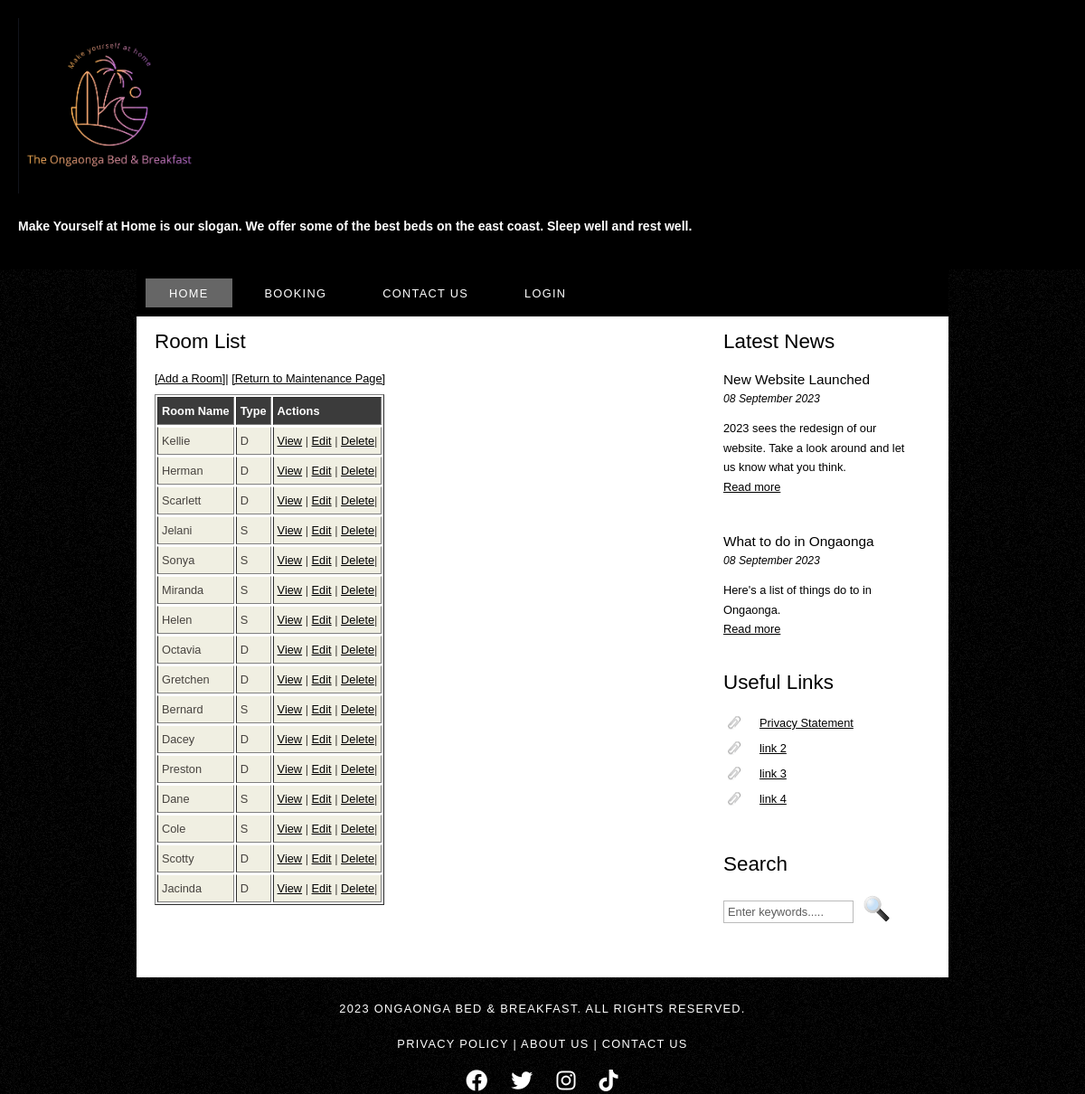
The app's page /roomlist.php with its own data.
### tables this page shows
CREATE TABLE `room` (
  `roomID` int unsigned NOT NULL AUTO_INCREMENT,
  `roomname` varchar(100) NOT NULL,
  `description` text,
  `roomtype` char(1) NOT NULL,
  `beds` int DEFAULT NULL,
  `availability` enum('Available','Occupied') DEFAULT NULL,
  PRIMARY KEY (`roomID`)
);

### roomlist.php (the view, shortened to what this page needs)
<?php
$DBC = mysqli_connect("127.0.0.1", DBUSER, DBPASSWORD, DBDATABASE);
$query = 'SELECT * FROM room';
$result = mysqli_query($DBC, $query);
?>
<!DOCTYPE HTML>
<html>
<head>
  <link rel="stylesheet" type="text/css" href="style/style.css" title="style" />
  <link rel="stylesheet" href="https://cdnjs.cloudflare.com/ajax/libs/font-awesome/6.0.0-beta3/css/all.min.css">
</head>
<body>
  <div class="header-container">
    <a href="/">
      <img class="logo" src="./images/logo.png" alt="Logo" />
    </a>
    <h1 class="slogan">
      Make Yourself at Home is our slogan. We offer some of the best beds on the east coast. Sleep well and rest well.
    </h1>
  </div>
  <div id="menubar">
    <ul id="menu">
      <li class="selected"><a href="index.php">Home</a></li>
      <li><a href="booking.php">Booking</a></li>
      <li><a href="contactus.php">Contact Us</a></li>
      <?php
  if (isset($_SESSION['firstname'])) {
    echo '<li><a href="logout.php">Logout</a></li>';
  } else {
    echo '<li><a href="login.php">Login</a></li>';
  }
?>
    </ul>
</div>
  <div id="site_content">
      <div class="sidebar">
        <h3>Latest News</h3>
        <h4>New Website Launched</h4>
        <h5>08 September 2023</h5>
        <p>2023 sees the redesign of our website. Take a look around and let us know what you think.<br /><a href="#">Read more</a></p>
        <p></p>
        <h4>What to do in Ongaonga</h4>
        <h5>08 September 2023</h5>
        <p>Here's a list of things do to in Ongaonga.<br /><a href="#">Read more</a></p>
        <h3>Useful Links</h3>
        <ul>
          <li><a href="#">Privacy Statement</a></li>
          <li><a href="#">link 2</a></li>
          <li><a href="#">link 3</a></li>
          <li><a href="#">link 4</a></li>
        </ul>
        <h3>Search</h3>
        <form method="post" action="#" id="search_form">
          <p>
            <input class="search" type="text" name="search_field" value="Enter keywords....." />
            <input name="search" type="image" style="border: 0; margin: 0 0 -9px 5px;" src="style/search.png" alt="Search" title="Search" />
          </p>
        </form>
      </div>
      <div id="content">
      <table border="1">
      <h2>Room List</h2>
      <a href="addroom.php">[Add a Room]</a> | <a href="./maintenance.php">[Return to Maintenance Page]</a>
    <thead>
        <tr>
            <th>Room Name</th>
            <th>Type</th>
            <th>Actions</th>
        </tr>
    </thead>
    <tbody>
    <?php
           while ($row = mysqli_fetch_assoc($result)) {
            echo "<tr>";
            echo "<td>" . htmlspecialchars($row['roomname']) . "</td>";
            echo "<td>" . htmlspecialchars($row['roomtype']) . "</td>";
            echo "<td>";
            echo "<a href='viewroom.php?id=" . $row['roomID'] . "'>View</a> | ";
            echo "<a href='editroom.php?id=" . $row['roomID'] . "'>Edit</a> | ";
            echo "<a href='deleteroom.php?id=" . $row['roomID'] . "'>Delete</a>| ";
            echo "</td>";
            echo "</tr>";
        }
        ?>
    </tbody>
</table>
      </div>
    </div>
    <?php include 'footer.php'; ?>
</body>
</html>

### style/style.css (style rules this page uses)
html { height: 100%; }
* { margin: 0; padding: 0; }
body { font: normal .80em 'trebuchet ms', arial, sans-serif; background: #F0EFE2 url(background.png) repeat; color: #000; }
p { padding: 0 0 20px 0; line-height: 1.7em; }
img { border: 0; }
h1, h2, h3, h4, h5, h6 { font: normal 175% 'century gothic', arial, sans-serif; color: #000; margin: 0 0 15px 0; padding: 15px 0 5px 0; }
h2 { font: normal 175% 'century gothic', arial, sans-serif; }
h4, h5, h6 { margin: 0; padding: 0 0 5px 0; font: normal 120% arial, sans-serif; }
h5, h6 { font: italic 95% arial, sans-serif; padding: 0 0 15px 0; }
a, a:hover { outline: none; text-decoration: underline; color: #000; }
ul { margin: 2px 0 22px 17px; }
ul li { list-style-type: circle; margin: 0 0 6px 0; padding: 0 0 4px 5px; }
#main, #logo, #menubar, #site_content, #footer { margin-left: auto; margin-right: auto; }
#menubar { width: 898px; height: 52px; padding: 0; background: #000; }
ul#menu, ul#menu li { float: left; margin: 0; padding: 0; }
ul#menu li { list-style: none; }
ul#menu li a { letter-spacing: 0.1em; font: normal 100% arial, sans-serif; display: block; float: left; height: 17px; margin: 10px 0 0 10px; padding: 9px 26px 6px 26px; text-align: center; color: #FFF; text-transform: uppercase; text-decoration: none; background: transparent; }
ul#menu li a:hover, ul#menu li.selected a, ul#menu li.selected a:hover { color: #FFF; background: transparent url(transparent_light.png) repeat; }
#site_content { width: 854px; overflow: hidden; margin: 0 auto 0 auto; padding: 0 24px 20px 20px; background: #FFF; }
.sidebar { float: right; width: 210px; padding: 0 15px 20px 15px; }
.sidebar ul { width: 198px; padding: 4px 0 0 0; margin: 4px 0 30px 0; }
.sidebar li { list-style: none; padding: 0 0 7px 0; }
.sidebar li a, .sidebar li a:hover { padding: 0 0 0 40px; display: block; background: transparent url(link.png) no-repeat left center; }
#content { text-align: left; float: left; width: 595px; padding: 0; }
.search { color: #5D5D5D; border: 1px solid #BBB; width: 134px; padding: 4px; font: 100% arial, sans-serif; }
table { margin: 10px 0 30px 0; }
table tr th, table tr td { background: #3B3B3B; color: #FFF; padding: 7px 4px; text-align: left; }
table tr td { background: #F0EFE2; color: #47433F; border-top: 1px solid #FFF; }

### roomlist.php (style rules this page uses)
.header-container { display: flex; flex-direction: column; align-items: left; padding: 20px; background-color: #000000; }
.logo { width: 200px; height: auto; object-fit: contain; }
.slogan { margin-top: 10px; font-size: 14px; font-weight: bold; color: #ffffff; }

### records on screen
room: roomname "Kellie", roomtype "D"
room: roomname "Herman", roomtype "D"
room: roomname "Scarlett", roomtype "D"
room: roomname "Jelani", roomtype "S"
room: roomname "Sonya", roomtype "S"
room: roomname "Miranda", roomtype "S"
room: roomname "Helen", roomtype "S"
room: roomname "Octavia", roomtype "D"
room: roomname "Gretchen", roomtype "D"
room: roomname "Bernard", roomtype "S"
room: roomname "Dacey", roomtype "D"
room: roomname "Preston", roomtype "D"
room: roomname "Dane", roomtype "S"
room: roomname "Cole", roomtype "S"
room: roomname "Scotty", roomtype "D"
room: roomname "Jacinda", roomtype "D"
